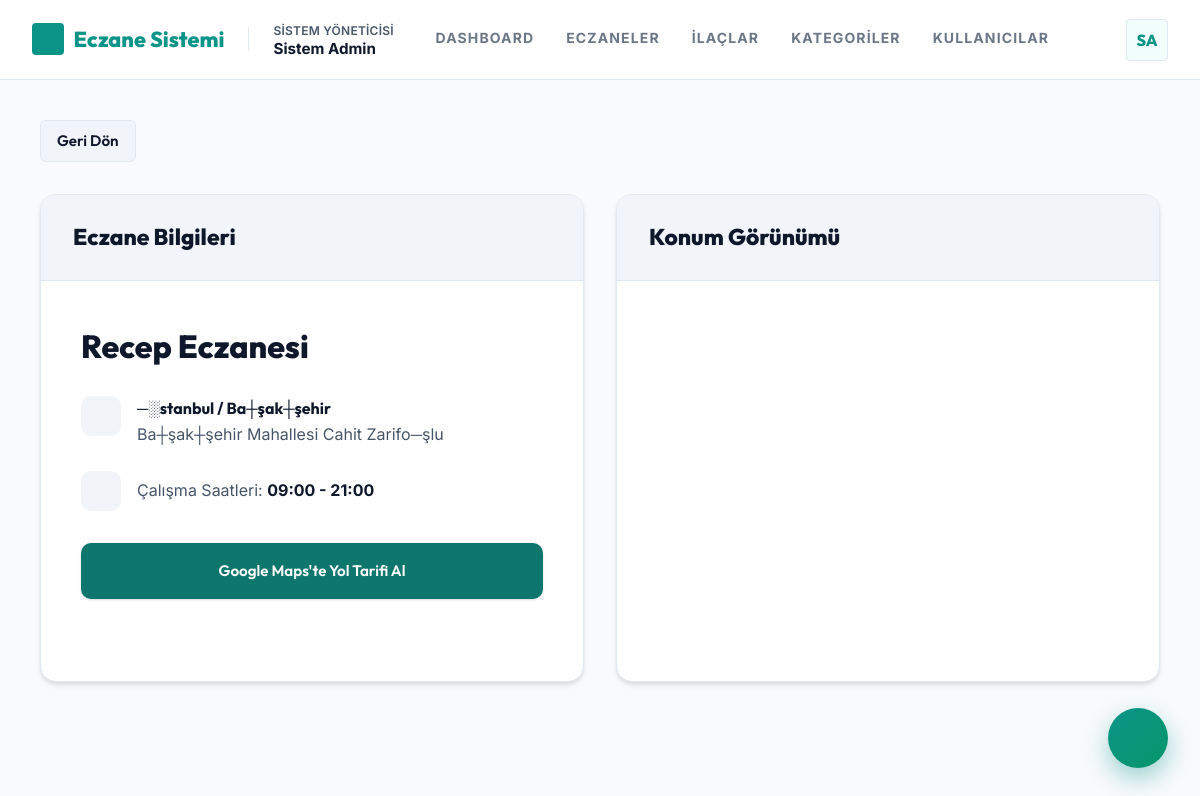
The page /user/eczane_detay.php?id=5 (signed in) on the database its author committed.
### tables this page shows
CREATE TABLE `eczaneler` (
  `id` int(11) NOT NULL AUTO_INCREMENT,
  `kullanici_id` int(11) NOT NULL,
  `eczane_adi` varchar(200) NOT NULL,
  `adres` text NOT NULL,
  `sehir` varchar(100) NOT NULL,
  `ilce` varchar(100) NOT NULL,
  `telefon` varchar(20) DEFAULT NULL,
  `enlem` decimal(10,8) DEFAULT NULL,
  `boylam` decimal(11,8) DEFAULT NULL,
  `harita_linki` varchar(500) DEFAULT NULL,
  `calisma_saatleri` varchar(100) DEFAULT '09:00 - 19:00',
  `nobetci` tinyint(1) NOT NULL DEFAULT 0,
  `durum` enum('beklemede','onaylandi','reddedildi') NOT NULL DEFAULT 'beklemede',
  `belge_dosyasi` varchar(255) DEFAULT NULL,
  `red_nedeni` text DEFAULT NULL,
  `olusturma` datetime NOT NULL DEFAULT current_timestamp(),
  `guncelleme` datetime NOT NULL DEFAULT current_timestamp() ON UPDATE current_timestamp(),
  `slug` varchar(100) DEFAULT NULL,
  `hakkimizda` text DEFAULT NULL,
  `banner_resmi` varchar(255) DEFAULT NULL,
  `tema_rengi` varchar(7) DEFAULT '#6366f1',
  `vitrin_aktif` tinyint(1) DEFAULT 0,
  PRIMARY KEY (`id`),
  UNIQUE KEY `kullanici_id` (`kullanici_id`),
  UNIQUE KEY `slug` (`slug`),
  CONSTRAINT `fk_eczane_kullanici` FOREIGN KEY (`kullanici_id`) REFERENCES `kullanicilar` (`id`) ON DELETE CASCADE ON UPDATE CASCADE
);

### core/db.php (called while the page is built, shortened)
<?php
class Veritabani {
    private static ?PDO $baglanti = null;
    public static function baglan(): PDO {
        if (self::$baglanti === null) {
            $dsn = "mysql:host=" . DB_HOST . ";port=" . DB_PORT . ";dbname=" . DB_NAME . ";charset=" . DB_CHARSET;
            $secenekler = [
                PDO::ATTR_ERRMODE            => PDO::ERRMODE_EXCEPTION,
                PDO::ATTR_DEFAULT_FETCH_MODE => PDO::FETCH_ASSOC,
                PDO::ATTR_EMULATE_PREPARES   => false,
                PDO::MYSQL_ATTR_INIT_COMMAND => "SET NAMES " . DB_CHARSET . " COLLATE " . DB_CHARSET . "_general_ci",
            ];
            try {
                self::$baglanti = new PDO($dsn, DB_USER, DB_PASS, $secenekler);
            } catch (PDOException $e) {
                error_log("Veritabanı Hatası: " . $e->getMessage());
                die('<div style="font-family:sans-serif; text-align:center; padding:5rem; color:#64748b;">
                    <h1 style="color:#0f172a;">⚠ Veritabanı Bağlantı Hatası</h1>
                    <p>Sistem şu anda geçici bir teknik sorun nedeniyle erişilemez durumda.</p>
                </div>');
            }
        }
        return self::$baglanti;
    }
}
function db(): PDO {
    return Veritabani::baglan();
}

### includes/helpers.php (called while the page is built, shortened)
<?php
if (!function_exists('e')) {
    function e(string $metin): string
    {
        return htmlspecialchars($metin, ENT_QUOTES | ENT_HTML5, 'UTF-8');
    }
}

### user/eczane_detay.php (the view, shortened to what this page needs)
<?php
require_once __DIR__ . '/../core/db.php';
$eczaneId = (int)($_GET['id'] ?? 0);
$stmt = db()->prepare(
    "SELECT e.*, k.ad AS yetkili_ad, k.soyad AS yetkili_soyad
     FROM eczaneler e
     JOIN kullanicilar k ON k.id = e.kullanici_id
     WHERE e.id = ? AND e.durum = 'onaylandi'
     LIMIT 1"
);
$stmt->execute([$eczaneId]);
$eczane = $stmt->fetch();
?>
<?php include __DIR__ . '/../includes/header.php'; ?>
<main class="ana-icerik">
    <div style="margin-bottom: 2rem; display: flex; align-items: center; justify-content: space-between;">
        <a href="javascript:history.back()" class="btn btn-gri" style="border-radius: var(--yaricap-sm); padding: 0.5rem 1rem;">
            <?= svgIkon('arrow-left') ?> Geri Dön
        </a>
    </div>
    <div style="display: grid; grid-template-columns: repeat(auto-fit, minmax(400px, 1fr)); gap: 2rem;">
        <div class="kart" style="border-radius: var(--yaricap-lg); border: 1px solid var(--kenar-rengi); overflow: hidden; background: white; box-shadow: var(--golge-orta);">
            <div style="background: var(--arkaplan-hover); padding: 1.5rem 2rem; border-bottom: 1px solid var(--kenar-rengi);">
                <h2 style="margin: 0; font-family: 'Outfit', sans-serif; font-weight: 800; color: var(--metin-birincil); display: flex; align-items: center; gap: 0.75rem;">
                    Eczane Bilgileri
                </h2>
            </div>
            <div class="kart-govde" style="padding: 2.5rem;">
                <h1 style="font-family: 'Outfit', sans-serif; font-size: 2rem; margin-bottom: 1.5rem; color: var(--metin-birincil); font-weight: 800;"><?= e($eczane['eczane_adi']) ?></h1>
                <div style="display: flex; flex-direction: column; gap: 1.5rem;">
                    <div style="display: flex; gap: 1rem; align-items: flex-start;">
                        <div style="width: 40px; height: 40px; background: var(--arkaplan-hover); border-radius: 10px; display: flex; align-items: center; justify-content: center; color: var(--metin-uc); flex-shrink: 0;">
                        </div>
                        <div style="font-size: 1rem; line-height: 1.6;">
                            <strong style="color: var(--metin-birincil); font-family: 'Outfit', sans-serif;"><?= e($eczane['sehir']) ?> / <?= e($eczane['ilce']) ?></strong><br>
                            <span style="color: var(--metin-ikincil);"><?= e($eczane['adres']) ?></span>
                        </div>
                    </div>
                    <div style="display: flex; gap: 1rem; align-items: center;">
                        <div style="width: 40px; height: 40px; background: var(--arkaplan-hover); border-radius: 10px; display: flex; align-items: center; justify-content: center; color: var(--metin-uc); flex-shrink: 0;">
                        </div>
                        <span style="color: var(--metin-ikincil); font-size: 1rem;">
                            Çalışma Saatleri: <strong style="color: var(--metin-birincil);"><?= e($eczane['calisma_saatleri'] ?? 'Belirtilmemiş') ?></strong>
                        </span>
                    </div>
                </div>
                <?php if ($eczane['harita_linki'] || ($eczane['enlem'] && $eczane['boylam'])): ?>
                <?php $mapUrl = ($eczane['enlem'] && $eczane['boylam'])
                    ? "https://maps.google.com/?q={$eczane['enlem']},{$eczane['boylam']}"
                    : $eczane['harita_linki']; ?>
                <a href="<?= e($mapUrl) ?>" target="_blank" class="btn btn-ikincil" style="width: 100%; justify-content: center; padding: 1rem; margin-top: 2rem; border-radius: var(--yaricap);">
                    <?= svgIkon('navigation') ?> Google Maps'te Yol Tarifi Al
                </a>
                <?php endif; ?>
            </div>
        </div>
        <div class="kart" style="border-radius: var(--yaricap-lg); border: 1px solid var(--kenar-rengi); overflow: hidden; background: white; box-shadow: var(--golge-orta); display: flex; flex-direction: column;">
            <div style="background: var(--arkaplan-hover); padding: 1.5rem 2rem; border-bottom: 1px solid var(--kenar-rengi);">
                <h2 style="margin: 0; font-family: 'Outfit', sans-serif; font-weight: 800; color: var(--metin-birincil); display: flex; align-items: center; gap: 0.75rem;">
                    Konum Görünümü
                </h2>
            </div>
            <div style="flex: 1; min-height: 400px; position: relative;">
                <?php if ($eczane['enlem'] && $eczane['boylam']): ?>
                <div id="detayMap" style="position: absolute; inset: 0; width: 100%; height: 100%;"></div>
                <?php endif; ?>
            </div>
        </div>
    </div>
</main>
<?php include __DIR__ . '/../includes/footer.php'; ?>

### assets/css/style.css (style rules this page uses)
:root { --font-govde: 'Inter', system-ui, -apple-system, sans-serif; --font-baslik: 'Outfit', 'Inter', system-ui, sans-serif; --renk-birincil: #0d9488; --renk-birincil-koyu: #0f766e; --renk-birincil-acik: #f0fdfa; --renk-ikincil: #0f172a; --renk-ikincil-acik: #f8fafc; --arkaplan: #f8fafc; --arkaplan-kart: #ffffff; --arkaplan-duz: #ffffff; --arkaplan-hover: #f1f5f9; --kenar-rengi: #e2e8f0; --metin-birincil: #0f172a; --metin-ikincil: #475569; --metin-uc: #94a3b8; --renk-basari: #10b981; --renk-basari-bg: #ecfdf5; --renk-uyari: #f59e0b; --renk-uyari-bg: #fffbeb; --renk-tehlike: #ef4444; --renk-tehlike-bg: #fef2f2; --renk-bilgi: #3b82f6; --renk-bilgi-bg: #eff6ff; --golge-hafif: 0 1px 3px 0 rgba(0, 0, 0, 0.1), 0 1px 2px 0 rgba(0, 0, 0, 0.06); --golge-orta: 0 4px 6px -1px rgba(0, 0, 0, 0.1), 0 2px 4px -1px rgba(0, 0, 0, 0.06); --golge-koyu: 0 10px 15px -3px rgba(0, 0, 0, 0.1), 0 4px 6px -2px rgba(0, 0, 0, 0.05); --yaricap-sm: 6px; --yaricap: 10px; --yaricap-lg: 16px; --yaricap-pill: 9999px; --gecis: all 0.3s cubic-bezier(0.4, 0, 0.2, 1); --gecis-hizli: all 0.15s ease; --sidebar-genislik: 280px; --navbar-yukseklik: 80px; }
*, *::before, *::after { box-sizing: border-box; margin: 0; padding: 0; }
html { scroll-behavior: smooth; }
body { font-family: var(--font-govde); color: var(--metin-birincil); line-height: 1.6; font-size: 0.95rem; -webkit-font-smoothing: antialiased; transition: background 0.4s ease, color 0.4s ease; background: var(--arkaplan); }
h1, h2, h3, h4, h5, h6 { font-family: var(--font-baslik); color: var(--metin-birincil); }
a { color: var(--renk-ikincil); text-decoration: none; transition: var(--gecis-hizli); }
.ana-icerik { flex: 1; padding: 2.5rem; }
.kart { border-radius: var(--yaricap-lg); background: var(--arkaplan-kart); padding: 0; border: 1px solid var(--kenar-rengi); box-shadow: var(--golge-hafif); margin-bottom: 2rem; overflow: hidden; transition: transform 0.3s ease, box-shadow 0.3s ease, border-color 0.3s ease; }
.kart-govde { padding: 1.5rem; }
.btn { display: inline-flex; align-items: center; justify-content: center; gap: 0.6rem; padding: 0.75rem 1.5rem; border-radius: var(--yaricap-sm); font-weight: 600; font-size: 0.95rem; border: none; cursor: pointer; transition: var(--gecis); font-family: var(--font-baslik); position: relative; overflow: hidden; box-shadow: var(--golge-hafif); }
.btn-ikincil { background: var(--renk-birincil-koyu); color: #fff; }
.btn-gri { background: var(--arkaplan-hover); color: var(--metin-birincil); box-shadow: none; border: 1px solid var(--kenar-rengi); }
:root { --auth-font-main: 'Inter', system-ui, -apple-system, sans-serif; --auth-font-heading: 'Inter', sans-serif; --auth-radius-lg: 12px; --auth-radius-md: 8px; --auth-radius-sm: 4px; --auth-accent: #0d9488; --auth-accent-hover: #0f766e; --auth-accent-glow: rgba(13, 148, 136, 0.1); --auth-accent-secondary: #0f172a; --auth-success: #16a34a; --auth-bg: #f8fafc; --auth-surface: #ffffff; --auth-surface-hover: #f1f5f9; --auth-border: #e2e8f0; --auth-text-main: #0f172a; --auth-text-muted: #475569; --auth-input-bg: #ffffff; --auth-input-border: #cbd5e1; --auth-card-shadow: 0 4px 6px -1px rgba(0, 0, 0, 0.1), 0 2px 4px -2px rgba(0, 0, 0, 0.1); --auth-glass-blur: 0px; --auth-blob-opacity: 0; --auth-brand-bg: #f1f5f9; --auth-heading-grad: #0f172a; }

### rows shown on the page
eczaneler: eczane_adi "Recep Eczanesi", sehir "─░stanbul", ilce "Ba┼şak┼şehir", adres "Ba┼şak┼şehir Mahallesi Cahit Zarifo─şlu", calisma_saatleri "09:00 - 21:00"

### other values the page prints
APP_NAME "Eczane Sistemi"
rolAdi($rol) "SISTEM YÖNETICISI"
$_SESSION['kullanici_ad'] "Sistem Admin"
$item['label'] "DASHBOARD"
$item['label'] "ECZANELER"
$item['label'] "İLAÇLAR"
$item['label'] "KATEGORILER"
$item['label'] "KULLANICILAR"
initialsAvatar($_SESSION['kullanici_ad'] ?? 'U') "SA"
